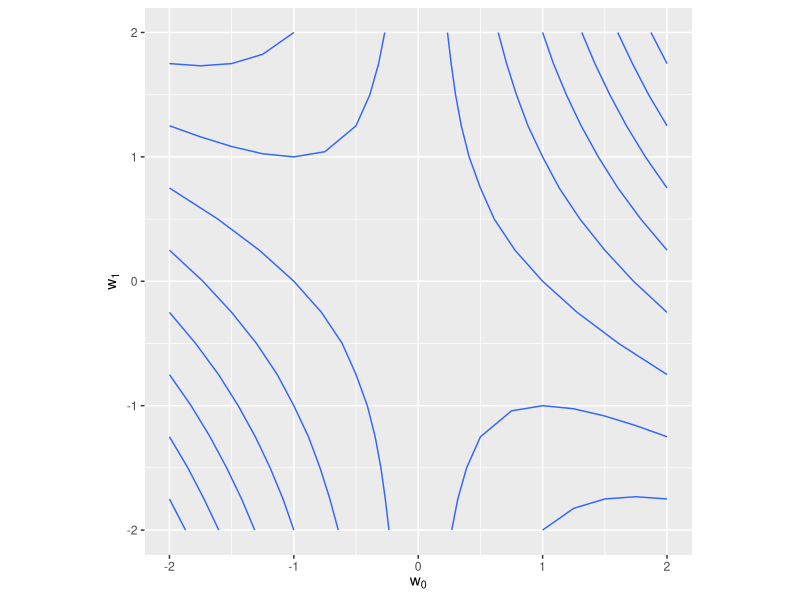
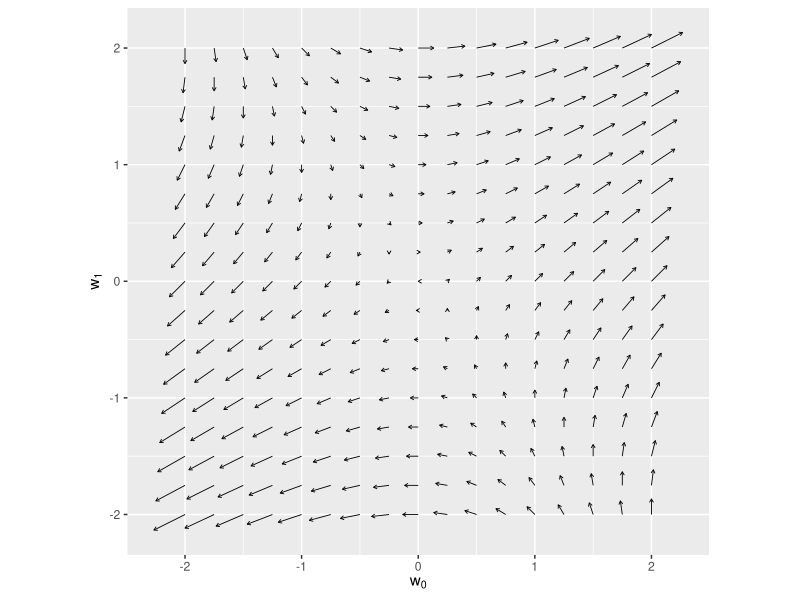
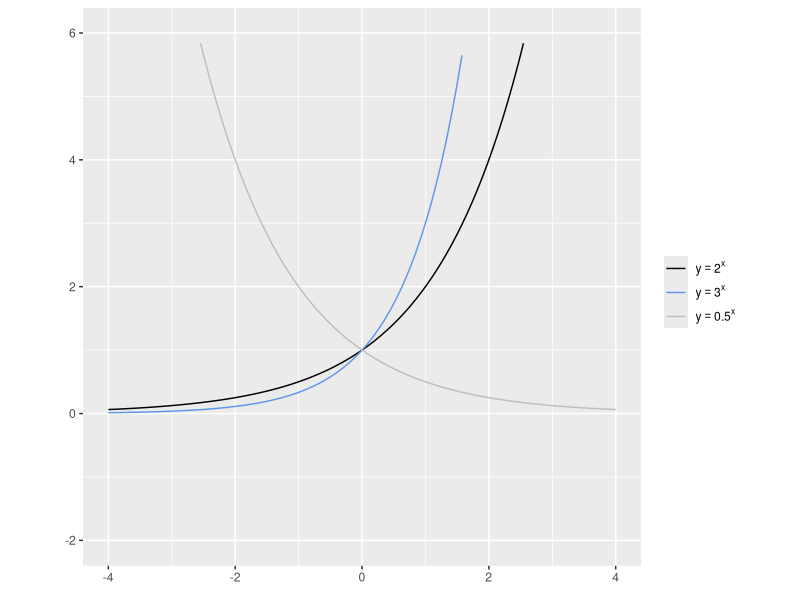
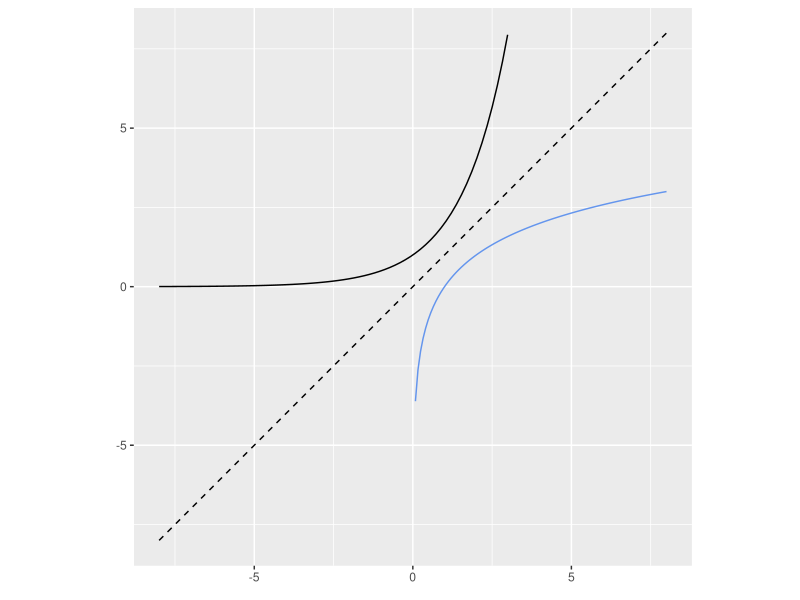
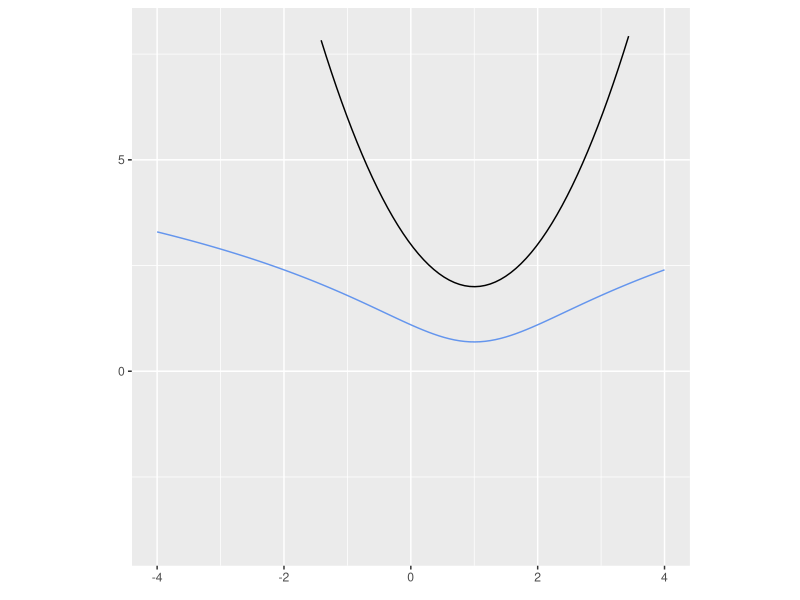
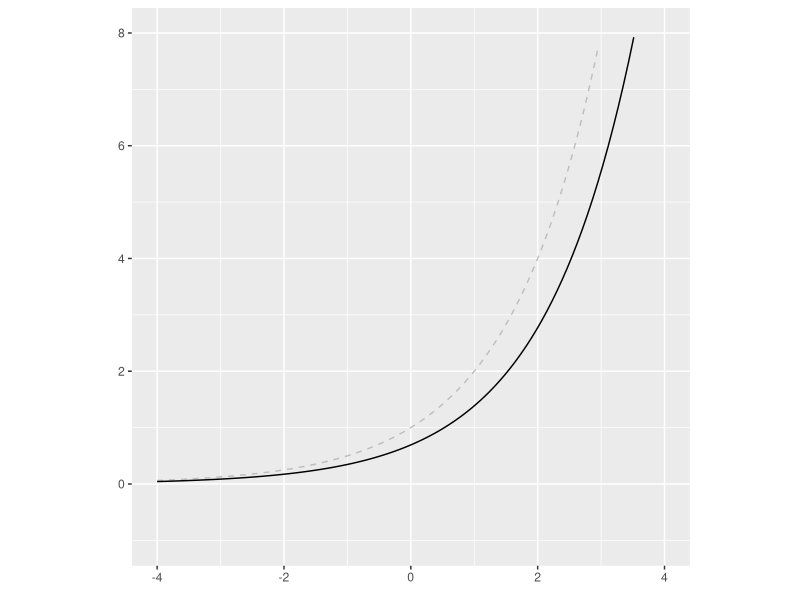
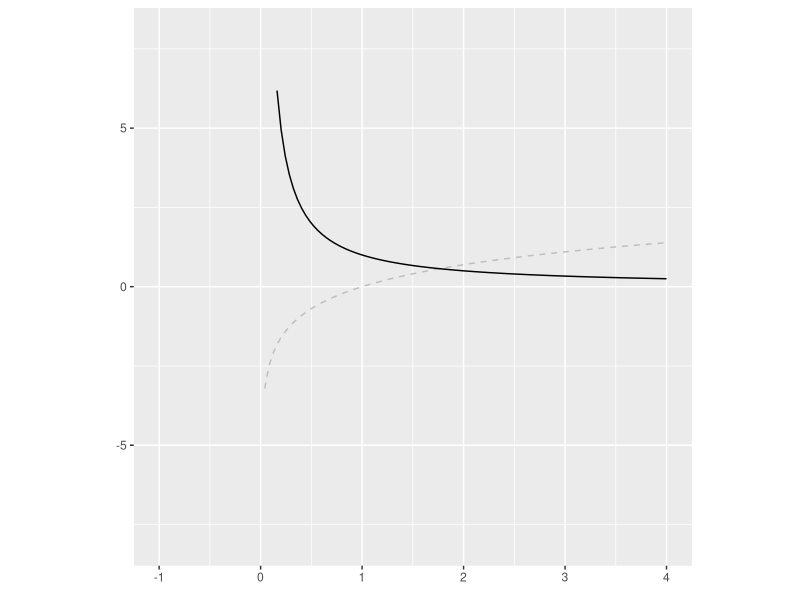
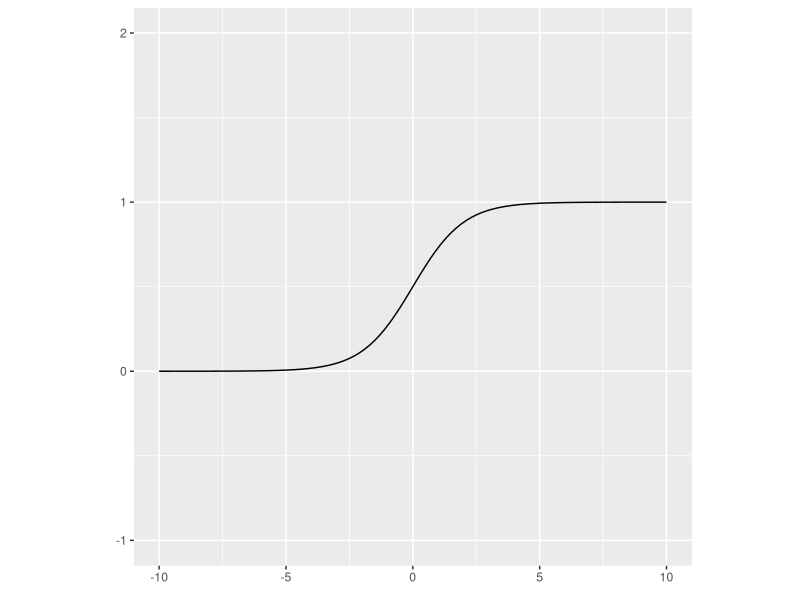

R code for these plots, in order:
## Machine-Learning-with-R/chapter4.R
## 2024-03-05
## Nakano Keisuke


## 準備
library(tidyverse)


# リスト 4-1-(1)
## import numpy as np
NULL

# リスト 4-1-(2)
## a = np.array([2, 1])
a <- array(c(2, 1), dim = c(1, 2))
## print(a)
print(a)


# リスト 4-1-(3)
## type(a)
class(a)


# リスト 4-1-(4)
## c = np.array([[1, 2], [3, 4]])
c <- matrix(c(1, 2, 3, 4), nrow = 2, ncol = 2, byrow = TRUE) |>
  as.array()
## print(c)
print(c)


# リスト 4-1-(5)
## d = np.array([[1], [2]])
d <- array(c(1, 2), dim = c(2, 1))
## print(d)
print(d)


# リスト 4-1-(6)
## print(d.T)
print(t(d))
## print(d.T.T)
print(t(t(d)))


# リスト 4-1-(7)
## a = np.array([2, 1])
a <- array(c(2, 1), dim = c(1, 2))
## b = np.array([1, 3])
b <- array(c(1, 3), dim = c(1, 2))
## print(a + b)
print(a + b)


# リスト 4-1-(8)
## a = np.array([2, 1])
a <- array(c(2, 1), dim = c(1, 2))
## b = np.array([1, 3])
b <- array(c(1, 3), dim = c(1, 2))
## print(a + b)
print(a - b)


# リスト 4-1-(9)
## print(2 * a)
print(2 * a)


# リスト 4-1-(10)
## b = np.array([1, 3])
b <- array(c(1, 3), dim = c(1, 2)) # 行列計算の都合上1x2行列．
## c = np.array([4, 2])
c <- array(c(4, 2), dim = c(2, 1)) # 行列計算の都合上2x1行列．
## print(b @ c)
print(b %*% c)

# リスト 4-1-(11)
## a = np.array([1, 3])
a <- array(c(1, 3), dim = c(1, 2))
## print(np.linalg.norm(a))
print(norm(a, '2'))


## %reset
rm(list = ls(all.names = TRUE))


# リスト 4-2-(1)
## import numpy as np

## a = np.ones(1000)       # [1 1 1 ...     1]
a <- array(rep(1, times = 1000), dim = c(1, 1000)) # 行列計算の都合上1x1000行列．
## b = np.arange(1, 1001)  # [1 2 3 ...  1000]
b <- array(seq(1:1000), dim = c(1000, 1))          # 行列計算の都合上1000x1行列．
## print(a @ b)
print(a %*% b)


## %reset
rm(list = ls(all.names = TRUE))


# リスト 4-3-(1)
## # 関数を定義 ----------
## def f(w0, w1):                       # (A) fの定義
##   return w0 ** 2 + 2 * w0 * w1 + 3   # 式4-41
f <- function(w0, w1) {
  return(w0 ^ 2 + 2 * w0 * w1 + 3)
}
## def df_dw0(w0, w1):                  # (B) fのw0に関する偏微分
##   return 2 * w0 + 2 * w1             # 式4-44
df_dw0 <- function(w0, w1) {
  return(2 * w0 + 2 * w1)
}
## def df_dw1(w0, w1):                  # (C) fのw1に関する偏微分
##   return 2 * w0                      # 式4-46
df_dw1 <- function(w0, w1) {
  return(2 * w0)
}

## # 表示データの計算 ----------
## w0_min, w0_max = -2, 2
w0_min <- -2; w0_max <- 2
## w1_min, w1_max = -2, 2
w1_min <- -2; w1_max <- 2
## w0_n, w1_n = 17, 17
w0_n <- 17; w1_n <- 17
## w0 = np.linspace(w0_min, w0_max, w0_n)
w0 <- seq(from = w0_min, to = w0_max, length.out = w0_n)
## w1 = np.linspace(w1_min, w1_max, w1_n)
w1 <- seq(from = w1_min, to = w1_max, length.out = w1_n)
## ww0, ww1 = np.meshgrid(w0, w1)          # (D) グリッド座標の作成
ww0 <- matrix(w0, nrow = w0_n, ncol = w1_n, byrow = TRUE) |>
  as.array()
ww1 <- array(w1, dim = c(w0_n, w1_n))
## f_num = f(ww0, ww1)                     # (E) fの値の計算
f_num <- f(ww0, ww1)
## df_dw0_num = df_dw0(ww0, ww1)           #     fの偏微分の計算
df_dw0_num <- df_dw0(ww0, ww1)
## df_dw1_num = df_dw1(ww0, ww1)           #     fの偏微分の計算
df_dw1_num = df_dw1(ww0, ww1)

## # グラフ描画 ----------
## plt.figure(figsize=(9, 4))
## plt.subplots_adjust(wspace=0.3)
## # 等高線表示
## plt.subplot(1, 2, 1)
## cont = plt.contour(                     # (F) fの等高線表示
##   ww0, ww1, f_num, levels=10, colors="black")
## cont.clabel(fmt="%d", fontsize=8)
## plt.xticks(range(w0_min, w0_max + 1, 1))
## plt.yticks(range(w1_min, w1_max + 1, 1))
## plt.xlim(w0_min - 0.5, w0_max + 0.5)
## plt.ylim(w1_min - 0.5, w1_max + 0.5)
## plt.xlabel("$w_0$", fontsize=14)
## plt.ylabel("$w_1$", fontsize=14)
df <- array(NA, dim = c(w0_n * w1_n, 5)) |> # 空のデータフレームを用意．
  data.frame() |>
  rename(ww0   = 'X1',                      # 変数名を変更．
         ww1   = 'X2',
         f_num = 'X3',
         dw0   = 'X4',
         dw1   = 'X5')
n <- 1                                      #  便宜上のインデックス．
for (i in 1:w0_n) {
  for (j in 1:w1_n) {
    df[n, 1] <- ww0[i, j]                   # ww0を順番に代入．
    df[n, 2] <- ww1[i, j]                   # ww1を順番に代入．
    df[n, 3] <- f_num[i, j]                 # ww0, ww1に対応するfを代入．
    df[n, 4] <- df_dw0_num[i, j]            # ww0, ww1に対応するdw0を代入．
    df[n, 5] <- df_dw1_num[i, j]            # ww0, ww1に対応するdw1を代入．
    n <- n + 1
  }
}
df |>
  ggplot(aes(ww0, ww1, z = f_num)) +
  geom_contour() +
  coord_fixed(ratio = 1) +
  labs(x = expression(w[0]), y = expression(w[1]))
## # ベクトル表示
## plt.subplot(1, 2, 2)
## plt.quiver(                      # (G) fの勾配のベクトル表示
##   ww0, ww1, df_dw0_num, df_dw1_num)
## plt.xlabel("$w_0$", fontsize=14)
## plt.ylabel("$w_1$", fontsize=14)
## plt.xticks(range(w0_min, w0_max + 1, 1))
## plt.yticks(range(w1_min, w1_max + 1, 1))
## plt.xlim(w0_min - 0.5, w0_max + 0.5)
## plt.ylim(w1_min - 0.5, w1_max + 0.5)
## plt.show()
df |>
  ggplot() +
  geom_segment(aes(x = ww0, xend = ww0 + dw0 / 30,
                   y = ww1, yend = ww1 + dw1 / 30),
               linewidth = 0.3,
               arrow = arrow(length = unit(0.1, 'cm'))) +
  coord_fixed(ratio = 1) +
  labs(x = expression(w[0]), y = expression(w[1]))


## %reset
rm(list = ls(all.names = TRUE))


# リスト 4-4-(1)
## import numpy as np
NULL


# リスト 4-4-(2)
## A = np.array([[1, 2, 3], [4, 5, 6]])
A <- matrix(1:6, nrow = 2, ncol = 3, byrow = TRUE) |>
  as.array()
## print(A)
print(A)


# リスト 4-4-(3)
## B = np.array([[7, 8, 9], [10, 11, 12]])
B <- matrix(7:12, nrow = 2, ncol = 3, byrow = TRUE) |>
  as.array()
## print(B)
print(B)


# リスト 4-4-(4)
## print(A + B)
print(A + B)
## print(A - B)
print(A - B)


# リスト 4-4-(5)
## A = np.array([[1, 2, 3], [4, 5, 6]])
A <- matrix(1:6, nrow = 2, ncol = 3, byrow = TRUE) |>
  as.array()
## print(2 * A)
print(2 * A)


# リスト 4-4-(6)
## A = np.array([1, 2, 3])
A <- array(1:3, dim = c(1, 3)) # 行列計算の都合上1x3行列．
## B = np.array([4, 5, 6])
B <- array(4:6, dim = c(3, 1)) # 行列計算の都合上3x1行列．
## print(A @ B)
print(A %*% B)                 # 内積は`%*%`で計算可能．


# リスト 4-4-(7)
## A = np.array([1, 2, 3])
A <- array(1:3, dim = c(1, 3))
## B = np.array([4, 5, 6])
B <- array(4:6, dim = c(1, 3))
## print(A * B)
print(A * B)                   # 対応する要素同士の積は`*`で計算可能．


# リスト 4-4-(8)
## A = np.array([1, 2, 3])
A <- array(1:3, dim = c(1, 3))
## B = np.array([4, 5, 6])
B <- array(4:6, dim = c(1, 3))
## print(A / B)
print(A / B)


# リスト 4-4-(9)
## A = np.array([[1, 2, 3], [-1, -2, -3]])
A <- matrix(c(1:3, -1:-3), nrow = 2, ncol = 3, byrow = TRUE) |>
  as.array()
## B = np.array([[4, -4], [5, -5], [6, -6]])
B <- array(c(4:6, -4:-6), dim = c(3, 2))
## print(A @ B)
print(A %*% B)


# リスト 4-4-(10)
## print(np.identity(3))
print(diag(1, nrow = 3, ncol = 3))


# リスト 4-4-(11)
## A = np.array([[1, 2, 3], [4, 5, 6], [7, 8, 9]])
A <- matrix(1:9, nrow = 3, ncol = 3, byrow = TRUE) |>
  as.array()
## I = np.identity(3)
I <- diag(1, nrow = 3, ncol = 3)
## print(A @ I)
print(A %*% I)


# リスト 4-4-(12)
## A = np.array([[1, 2], [3, 4]])
A <- matrix(1:4, nrow = 2, ncol = 2, byrow = TRUE) |>
  as.array()
## invA = np.linalg.inv(A)
invA <- solve(A)
## print(invA)
print(invA)


# リスト 4-4-(13)
## A = np.array([[1, 2, 3], [4, 5, 6]])
A <- matrix(1:6, nrow = 2, ncol = 3, byrow = TRUE) |>
  as.array()
## print(A)
print(A)
## print(A.T)
print(t(A))


## %reset
rm(list = ls(all.names = TRUE))


# リスト 4-5-(1)
## %matplotlib inline
## import numpy as np
## import matplotlib.pyplot as plt
NULL

## # 表示データの計算 ----------
## x = np.linspace(-4, 4, 100)
x <- seq(from = -4, to = 4, length.out = 100)
## y = 2 ** x
y <- 2 ^ x
## y2 = 3 ** x
y2 <- 3 ^ x
## y3 = 0.5 ** x
y3 <- 0.5 ^ x

## # グラフ描画 ----------
## plt.figure(figsize=(5, 5))
## plt.plot(x, y, "black", linewidth=3, label="$y=2^x$")
## plt.plot(x, y2, "cornflowerblue", linewidth=3, label="$y=3^x$")
## plt.plot(x, y3, "gray", linewidth=3, label="$y=0.5^x$")
## plt.legend(loc="lower right")
## plt.xlim(-4, 4)
## plt.ylim(-2, 6)
## plt.grid()
## plt.show()
tibble(x_plt = c(x, x, x),
       y_plt = c(y, y2, y3),
       col   = rep(c('1', '2', '3'), each = length(x))) |>
  ggplot(aes(x = x_plt, y = y_plt, color = col)) +
  geom_line() +
  xlim(-4, 4) + ylim(-2, 6) +
  coord_fixed(ratio = 8 / 8) +
  scale_color_manual(values = c('black', 'cornflowerblue', 'gray'),
                     name   = element_blank(),
                     labels = c(expression(y == 2 ^ x),
                                expression(y == 3 ^ x),
                                expression(y == 0.5 ^ x))) +
  labs(x = element_blank(), y = element_blank())


# リスト 4-5-(2)
## # 表示データの計算 ----------
## x = np.linspace(-8, 8, 100)
x <- seq(from = -8, to = 8, length.out = 100)
## y = 2 ** x
y <- 2 ^ x
## # np.log(0) はエラーになるので 0 は含めない
## x2 = np.linspace(0.001, 8, 100)
x2 <- seq(from = 0.001, to = 8, length.out = 100)
## # 底を 2 とした log を公式 (7) で計算
## y2 = np.log(x2) / np.log(2)
y2 <- log(x2) / log(2)

## # グラフ描画 ----------
## plt.figure(figsize=(5, 5))
## plt.plot(x, y, "black", linewidth=3)
## plt.plot(x2, y2, "cornflowerblue", linewidth=3)
## plt.plot(x, x, "black", linestyle="--", linewidth=1)
## plt.xlim(-8, 8)
## plt.ylim(-8, 8)
## plt.grid()
## plt.show()
ggplot() +
  geom_line(data    = tibble(x_plt = x, y_plt = y),   # 指数関数
            mapping = aes(x = x_plt, y = y_plt),
            color   = 'black') +
  geom_line(data    = tibble(x_plt = x2, y_plt = y2), # 対数関数
            mapping = aes(x = x_plt, y = y_plt),
            color   = 'cornflowerblue') +
  geom_line(data     = tibble(x_plt = x, y_plt = x),  # y = x
            mapping  = aes(x = x_plt, y = y_plt),
            linetype = 'dashed') +
  xlim(-8, 8) + ylim(-8, 8) +
  coord_fixed(ratio = 1) +
  labs(x = element_blank(), y = element_blank())
  

# リスト 4-5-(3)
## # 表示データの計算 ----------
## x = np.linspace(-4, 4, 100)
x <- seq(from = -4, to = 4, length.out = 100)
## y = (x - 1) ** 2 + 2
y <- (x - 1) ^ 2 + 2
## logy = np.log(y)
logy <- log(y)

## # グラフ描画 ----------
## plt.figure(figsize=(4, 4))
## plt.plot(x, y, "black", linewidth=3)
## plt.plot(x, logy, "cornflowerblue", linewidth=3)
## plt.xticks(range(-4, 5, 1))
## plt.yticks(range(-4, 9, 1))
## plt.xlim(-4, 4)
## plt.ylim(-4, 8)
## plt.grid()
## plt.show()
ggplot() +
  geom_line(data    = tibble(x_plt = x, y_plt = y),    # 指数関数
            mapping = aes(x = x_plt, y = y_plt),
            color   = 'black') +
  geom_line(data    = tibble(x_plt = x, y_plt = logy), # 対数化
            mapping = aes(x = x_plt, y = y_plt),
            color   = 'cornflowerblue') +
  xlim(-4, 4) + ylim(-4, 8) +
  coord_fixed(ratio = 8 / 12) +
  labs(x = element_blank(), y = element_blank())


# リスト 4-5-(4)
## # 表示データの計算 ----------
## x = np.linspace(-4, 4, 100)
x <- seq(from = -4, to = 4, length.out = 100)
## a = 2
a <- 2
## y = a ** x
y <- a ^ x
## dy = np.log(a) * y
dy <- log(a) * y

## # グラフ描画 ----------
## plt.figure(figsize=(4, 4))
## plt.plot(x, y, "gray", linestyle="--", linewidth=3)
## plt.plot(x, dy, "black", linewidth=3)
## plt.xlim(-4, 4)
## plt.ylim(-1, 8)
## plt.grid()
## plt.show()
ggplot() +
  geom_line(data     = tibble(x_plt = x, y_plt = y), # y
            mapping  = aes(x = x_plt, y = y_plt),
            color    = 'gray',
            linetype = 'dashed') +
  geom_line(data    = tibble(x_plt = x, y_plt = dy), # y'
            mapping = aes(x = x_plt, y = y_plt)) +
  xlim(-4, 4) + ylim(-1, 8) +
  coord_fixed(ratio = 8 / 9) +
  labs(x = element_blank(), y = element_blank())


# リスト 4-5-(5)
## # 表示データの計算 ----------
## x = np.linspace(0.0001, 4, 100)  # 0 以下では定義できない
x <- seq(from = 0.0001, to = 4, length.out = 100)
## y = np.log(x)
y <- log(x)
## dy = 1 / x
dy <- 1 / x

## # グラフ描画 ----------
## plt.figure(figsize=(4, 4))
## plt.plot(x, y, "gray", linestyle="--", linewidth=3)
## plt.plot(x, dy, "black", linewidth=3)
## plt.xlim(-1, 4)
## plt.ylim(-8, 8)
## plt.grid()
## plt.show()
ggplot() +
  geom_line(data     = tibble(x_plt = x, y_plt = y), # y
            mapping  = aes(x = x_plt, y = y_plt),
            color    = 'gray',
            linetype = 'dashed') +
  geom_line(data    = tibble(x_plt = x, y_plt = dy), # y'
            mapping = aes(x = x_plt, y = y_plt)) +
  xlim(-1, 4) + ylim(-8, 8) +
  coord_fixed(ratio = 5 / 16) +
  labs(x = element_blank(), y = element_blank())


# リスト 4-5-(6)
## # 表示データの計算 ----------
## x = np.linspace(-10, 10, 100)
x <- seq(from = -10, to = 10, length.out = 100)
## y = 1 / (1 + np.exp(-x))  # 式4-114
y <- 1 / (1 + exp(-x))

## # グラフ描画 ----------
## plt.figure(figsize=(4, 4))
## plt.plot(x, y, "black", linewidth=3)
## plt.xlim(-10, 10)
## plt.ylim(-1, 2)
## plt.grid()
## plt.show()
ggplot() +
  geom_line(data    = tibble(x_plt = x, y_plt = y),
            mapping = aes(x = x_plt, y = y_plt)) +
  xlim(-10, 10) + ylim(-1, 2) +
  coord_fixed(ratio = 20 / 3) +
  labs(x = element_blank(), y = element_blank())


# リスト 4-5-(7)
## # ソフトマックス関数 ----------
## def softmax(x0, x1, x2):
##   u = np.exp(x0) + np.exp(x1) + np.exp(x2)  # 式4-119
##   y0 = np.exp(x0) / u                       # 式4-120
##   y1 = np.exp(x1) / u
##   y2 = np.exp(x2) / u
##   return y0, y1, y2
softmax <- function(x0, x1, x2) {
  u <- exp(x0) + exp(x1) + exp(x2)
  y0 <- exp(x0) / u
  y1 <- exp(x1) / u
  y2 <- exp(x2) / u
  return(c(y0, y1, y2))
}

## # テスト ----------
## y = softmax(2, 1, -1)
y <- softmax(2, 1, -1)
## print(np.round(y, 4))  # 小数点以下4桁の概数を表示
print(round(y, 4))
## print(np.sum(y))       # 和を表示
print(sum(y))


# リスト 4-5-(8)
## # 表示データの計算 ----------
## x0_n, x1_n = 20, 20             # サーフェス表示の解像度
x0_n <- 20; x1_n <- 20
## x0 = np.linspace(-4, 4, x0_n)
x0 <- seq(from = -4, to = 4, length.out = x0_n)
## x1 = np.linspace(-4, 4, x1_n)
x1 <- seq(from = -4, to = 4, length.out = x1_n)
## xx0, xx1 = np.meshgrid(x0, x1)  # グリッド座標の作成
xx0 <- matrix(x0, nrow = x0_n, ncol = x1_n, byrow = TRUE) |>
  as.array()
xx1 <- array(x1, dim = c(x0_n, x1_n))
## y = softmax(xx0, xx1, 1)        # ソフトマックス関数の値を計算
y <- softmax(xx0, xx1, 1)              # 長さ1200のベクトル(y0[1], y0[2], ..., y0[400], y1[1], y1[2], ...)
y <- array(y, dim = c(x0_n * x1_n, 3)) # 400x3の行列とする．1列目に400個のy0，2列目に400個のy1...

## # グラフ描画 ----------
## plt.figure(figsize=(8, 3))
## for i in range(2):
##   ax = plt.subplot(1, 2, i + 1, projection="3d")
##   ax.plot_surface(
##     xx0, xx1, y[i],
##     rstride=1, cstride=1, alpha=0.3,
##     color="blue", edgecolor="black",
##   )
##   ax.set_xlabel("$x_0$", fontsize=14)
##   ax.set_ylabel("$x_1$", fontsize=14)
##   ax.view_init(40, -125)
##
## plt.show()
persp(x = x0, y = x1,
      z = y[,1] |>                                      # x引数, y引数に対応した
        matrix(nrow = x0_n, ncol = x1_n, byrow = TRUE), # 行列でないとプロットできない．
      zlab = '',
      theta = -40, phi = 30)
persp(x = x0, y = x1,
      z = y[,2] |>                                      # x引数，y引数に対応した
        matrix(nrow = x0_n, ncol = x1_n, byrow = TRUE), # 行列でないとプロットできない．
      zlab = '',
      theta = -40, phi = 30)


# リスト 4-5-(9)
## # ガウス関数 ----------
## def gauss(mu, sigma, a):
##   # 式4-135
##   y = a * np.exp(-((x - mu) ** 2) / (2 * sigma ** 2))
##   return y
gauss <- function(mu, sigma, a, x) {          # 便宜上x引数を追加．
  y <- a * exp(-((x - mu) ^ 2) / (2 * sigma ^ 2))
}

## # グラフ描画 ----------
## x = np.linspace(-4, 4, 100)
x <- seq(from = -4, to = 4, length.out = 100)
## plt.figure(figsize=(4, 4))
## plt.plot(x, gauss(0, 1, 1), "black", linewidth=3)
## plt.plot(x, gauss(2, 2, 0.5), "gray", linewidth=3)
## plt.xlim(-4, 4)
## plt.ylim(-0.5, 1.5)
## plt.grid()
## plt.show()
ggplot() +
  geom_line(data    = tibble(a = x, b = gauss(0, 1, 1, x)),   # 平均0，標準偏差1，高さ1
            mapping = aes(x = a, y = b),
            color   = 'black') +
  geom_line(data    = tibble(c = x, d = gauss(2, 2, 0.5, x)), # 平均2，標準偏差2，高さ0.5
            mapping = aes(x = c, y = d),
            color   = 'gray') +
  xlim(-4, 4) + ylim(-0.5, 1.5) +
  coord_fixed(ratio = 8 / 2) +
  labs(x = element_blank(), y = element_blank())


## %reset
rm(list = ls(all.names = TRUE)) 


# リスト 4-6-(1)
## %matplotlib inline
## import numpy as np
## import matplotlib.pyplot as plt
NULL

## # ガウス関数  ----------
## def gauss(x0, x1, mu, sigma):
##   x = np.array([x0, x1])
##   # 式4-142
##   a = 1 / (2 * np.pi) * 1 / (np.linalg.det(sigma) ** (1 / 2))
##   # 式4-138
##   inv_sigma = np.linalg.inv(sigma)
##   y = a * np.exp(
##     (-1 / 2) * (x - mu).T @ inv_sigma @ (x - mu))
##   return y
gauss <- function(x0, x1, mu, sigma) {
  x <- array(c(x0, x1), dim = c(2, 1))
  a <- 1 / (2 * pi) * 1 / (det(sigma) ^ (1 / 2))
  inv_sigma <- solve(sigma)
  y <- a * exp((-1 / 2) * t(x - mu) %*% inv_sigma %*% (x - mu))
  return(y)
}


# リスト 4-6-(2)
## x0, x1 = 2, 1
x0 <- 2; x1 <- 1
## mu = np.array([1, 2])               # 平均ベクトル
mu <- array(c(1, 2), dim = c(2, 1))
## sigma = np.array([[1, 0], [0, 1]])  # 共分散行列
sigma = array(c(1, 0, 0, 1), dim = c(2, 2))
## y = gauss(x0, x1, mu, sigma)
y <- gauss(x0, x1, mu, sigma)
## print("y =", np.round(y, 6))
cat('y =', round(y, 6))


# リスト 4-6-(3)
## # パラメータ ----------
## mu = np.array([1, 0.5])             # (A) 平均ベクトル
mu <- array(c(1, 0.5), dim = c(2, 1))
## sigma = np.array([[2, 1], [1, 1]])  # (B) 共分散行列
sigma <- array(c(2, 1, 1, 1), dim = c(2, 2))
## x0_min, x0_max = -3, 3              # x0の計算範囲
x0_min <- -3; x0_max <- 3
## x1_min, x1_max = -3, 3              # x1の計算範囲
x1_min <- -3; x1_max <- 3

## # データ生成 ----------
## x0_n, x1_n = 40, 40  # グラフ表示の解像度
x0_n <- 40; x1_n <- 40
## x0 = np.linspace(x0_min, x0_max, x0_n)
x0 <- seq(from = x0_min, to = x0_max, length.out = x0_n)
## x1 = np.linspace(x1_min, x1_max, x1_n)
x1 <- seq(from = x1_min, to = x1_max, length.out = x1_n)
## f = np.zeros((x1_n, x0_n))
f <- array(0, dim = c(x1_n, x0_n))
## for i0 in range(x0_n):
##   for i1 in range(x1_n):
##     f[i1, i0] = gauss(x0[i0], x1[i1], mu, sigma)
for (i0 in 1:x0_n) {
  for (i1 in 1:x1_n) {
    f[i0, i1] <- gauss(x0[i0], x1[i1], mu, sigma)
  }
}
## xx0, xx1 = np.meshgrid(x0, x1)  # グリッド座標の作成
NULL

## # グラフ描画 ----------
## plt.figure(figsize=(7, 3))
NULL
## # 等高線表示
## plt.subplot(1, 2, 1)
## cont = plt.contour(xx0, xx1, f, levels=15, colors="black")
## plt.xlabel("$x_0$", fontsize=14)
## plt.ylabel("$x_1$", fontsize=14)
## plt.xlim(x0_min, x0_max)
## plt.ylim(x1_min, x1_max)
## plt.grid()
df <- array(NA, dim = c(x0_n * x1_n, 3)) |> # 空のデータフレームを作成．
  data.frame() |>
  rename(x0 = 'X1',                         # 変数名を変更．
         x1 = 'X2',
         f  = 'X3')
n <- 1                                      # 便宜上インデックスを作成．
for (i in 1:x0_n) {
  for (j in 1:x1_n) {
    df[n, 1] <- x0[i]                       # 1列目にx0
    df[n, 2] <- x1[j]                       # 2列目にx1
    df[n, 3] <- f[i, j]                     # 3列目に，x0, x1に対応するf．
    n <- n + 1
  }
}
df |>
  ggplot(aes(x0, x1, z = f)) +
  geom_contour() +
  xlim(-2, 3) + ylim(-2, 3) +
  coord_fixed(ratio = 5 / 5) +
  labs(x = expression(x[0]), y = expression(x[1]))
# サーフェス表示
## ax = plt.subplot(1, 2, 2, projection="3d")
## ax.plot_surface(
##   xx0, xx1, f,
##   rstride=2, cstride=2, alpha=0.3, color="blue", edgecolor="black",
## )
## ax.set_zticks([0.05, 0.10])
## ax.set_xlabel("$x_0$", fontsize=14)
## ax.set_ylabel("$x_1$", fontsize=14)
## ax.view_init(40, -100)
## plt.show()
persp(x = x0, y = x1, z = f, zlab = '',
      theta = -25, phi = 35)
